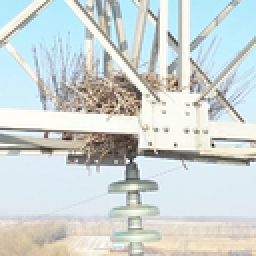
%> input picture pic/v1.png, 128 x 128 px, shrunk from 256 x 256 before the run (shown 2 times larger)
$ octave test_x2.m   (GNU Octave 9; MATLAB toolbox functions it lacks are replaced by stand-ins)
%> lines starting %> are read from the running program, lines starting %| are printed output that depends on the picture; in (x1, y1, x2, y2) boxes, pixels count from 0 and x2, y2 are one past the last pixel; in counts of white or black regions, pixels touching at a corner belong together; the program's own positions count from 1
### src/tpencrypt.m
function C = tpencrypt(P,K)
%TPENCRYPT 加密图像
%   K = [x0, y0, x1, y1]
% P为输入的明文图像，K为输入密钥，C为输出的密文图像

    [M, N] = size(P); P = double(P); n = 3 * M * N; s = zeros(1, n);
    h = 0.002; t = 1000;
    a1=0.9;b1=0.7;c1=0.6;  % 设置控制参数
    a2=1.2;b2=1.5;c2=0.8;
    x0 = K(1); y0 = K(2);
    for i = 1:n + t
        x1=mod(exp(a1)*y0+exp(b1)*(y0+c1)^2,1);
        y1=mod(exp(a2)*x0+exp(b2)*(x0+c2)^3,1);
        x0 = x1; y0 = y1;
        if i > t
            s(i - t) = x1;
            if mod((i - t), 3000) == 0
                x0 = x0 + h * sin(y0);
            end
        end
    end  % 生成混沌序列
    % 序列X
    X = mod(floor((s(1:M * N) + 100) * 10 ^ 10), M * N) + 1;
    % 序列XT
    XT = mod(floor((s(M * N + 1:2 * M * N) + 100) * 10 ^ 10), M * N) + 1;
    % 序列SBT
    SBT = mod(floor((s(2*M*N+1:3*M*N)+100)*10^10),256)+1;

    [~, idx] = unique(X); X1 = zeros(1, M * N);
    X1(1 : length(idx)) = X(sort(idx));
    X1(length(idx) + 1 : M * N) = setdiff(1:M * N, X1);
    X = X1;

    [~, idx] = unique(XT); XT1 = zeros(1, M * N);
    XT1(1:length(idx)) = XT(sort(idx));
    XT1(length(idx) + 1:M * N) = setdiff(1:M * N, XT1);
    XT = XT1;

    % S-Box构建
    keys = [K(3),K(4)];
    S = sboxgen(M,N,keys); % S-Box构建结果

    % 二维图像展开成一维向量后的无重复置乱
    A = P(:);
    for i = 1:floor(M * N / 2)
        t = A(X(i)); A(X(i)) = A(X(M * N - i + 1)); A(X(M * N - i + 1)) = t;
    end

    % 利用生成的S-Box进行扩散处理
    sx = S(:);
    B = zeros(M, N); C = zeros(M, N);
    B0=0;B(1)=bitxor(bitxor(B0,sx(1)),A(1));
    for i=2:M*N
        B(i) = bitxor(bitxor(B(i-1),sx(SBT(i))),A(i));
    end

    C0=0;C(M*N)=bitxor(bitxor(C0,sx(SBT(M*N))),B(M*N));
    for i=M*N-1:-1:1
        C(i) = bitxor(bitxor(C(i+1),sx(SBT(i))),B(i));
    end

    % 无重复置乱
    for i = 1:floor(M * N / 2)
        t = C(XT(i)); C(XT(i)) = C(XT(M * N - i + 1)); C(XT(M * N - i + 1)) = t;
    end

    C=reshape(C,M,N);C=uint8(C);

end

### src/sboxgen.m
function S = sboxgen(M,N,K)
% 基于混沌序列的S-box生成

    n = M * N; s = zeros(1, n); % 混沌序列生成
    h = 0.002; t = 3000;
    a1=0.9;b1=0.7;c1=0.6;
    a2=1.2;b2=1.5;c2=0.8;
    x0 = K(1); y0 = K(2);
    for i = 1:n + t
        x1=mod(exp(a1)*y0+exp(b1)*(y0+c1)^2,1);
        y1=mod(exp(a2)*x0+exp(b2)*(x0+c2)^3,1);
        x0 = x1; y0 = y1;
        if i > t
            s(i - t) = x1;
            if mod((i - t), 3000) == 0
                x0 = x0 + h * sin(y0);
            end
        end
    end

    % S-Box构建
    list(1:256) = s(1:256);list1(1:128) = s(257:257+127);
    list2(1:128) = s(257+127:257+127*2);
    [~,L]=sort(list);[~,L1]=sort(list1);[~,L2]=sort(list2);
    L = mod(L,256);L1 = mod(L1,128);L2 = mod(L2,128);
    L1 = L1 + 128;L2 = L2 + 128;
    S1 = reshape(L,16,16); a1 = S1';

    s1 = a1(:); % 进行置乱
    for i=1:128
        t = s1(i);s1(i) = s1(L1(i));s1(L1(i)) = t;
    end

    S2 = reshape(s1,16,16); a2 = S2';
    s2 = a2(:);
    for i=1:128
        t = s2(i);s2(i) = s2(L2(i));s2(L2(i)) = t;
    end

    S = reshape(s2,16,16); % S-Box构建结果
end

### src/test_x2.m
% 图像直方图x^2检验
clc;clear;close all;
P = imread('../pic/v1.png'); % 以v1图像为例
%> P is the input picture: size 128x128x3 uint8; mean R, G, B 204.8, 213.3, 211.5
P = rgb2gray(P);
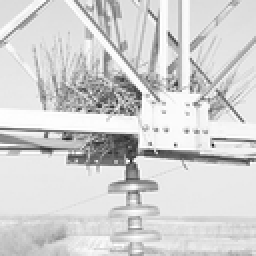
%> P: size 128x128 uint8 (shown 2 times larger); min 28, max 255, mean 210.5
K=[0.1,0.2,0.3,0.4]; % 密钥

C=tpencrypt(P,K);
%> the loop in tpencrypt, `for i = 1:floor(M * N / 2)` made 8192 passes
%> t on passes 1 to 3: 233, 233, 235
%> in tpencrypt, `B(1)=bitxor(bitxor(B0,sx(1)),A(1))`:
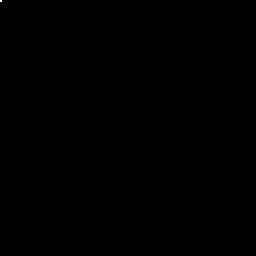
%> B: size 128x128 double (shown 2 times larger); values 0 (black) and 66 (white), 0.01% white in thin lines or dots, all inside (x1, y1, x2, y2) = (0, 0, 1, 1)
%> after the loop in tpencrypt, `for i=2:M*N`:
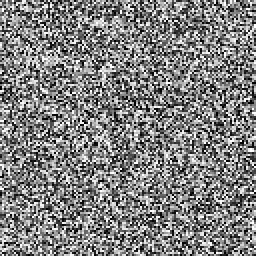
%> B: size 128x128 double (shown 2 times larger); min 0, max 255, mean 128.8
%> in tpencrypt, `C(M*N)=bitxor(bitxor(C0,sx(SBT(M*N))),B(M*N))`: C: size 128x128 double; values 0 (black) and 118 (white), 0.01% white in thin lines or dots, all inside (x1, y1, x2, y2) = (127, 127, 128, 128)
%> after the loop in tpencrypt, `for i=M*N-1:-1:1`:
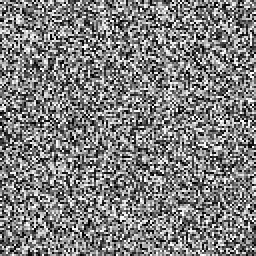
%> C: size 128x128 double (shown 2 times larger); min 0, max 255, mean 126.8
%> the loop in tpencrypt, `for i = 1:floor(M * N / 2)` made 8192 passes
%> t on passes 1 to 3: 52, 172, 38
%> after the loop in tpencrypt, `for i = 1:floor(M * N / 2)`:
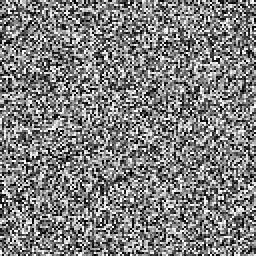
%> C: size 128x128 double (shown 2 times larger); min 0, max 255, mean 126.8; mean of the top-left, top-right, bottom-left and bottom-right quarters 126.6, 127.5, 125.5, 127.6

[M,N] = size(P); g = M*N/256;
P = double(P);C = double(C);
fp1 = hist(P(:),256);chai1 = sum((fp1 - g).^2)/g  % 明文
fc1 = hist(C(:),256);chaic1 = sum((fc1 - g).^2)/g % 密文

$ run again, with pic/v2.png copied over pic/v1.png
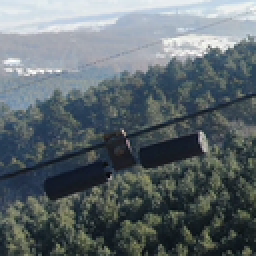
%> input picture pic/v2.png, 128 x 128 px, shrunk from 256 x 256 before the run (shown 2 times larger)
%> P is the input picture: size 128x128x3 uint8; mean R, G, B 95.5, 105.3, 109.9
%> the loop in tpencrypt, `for i = 1:floor(M * N / 2)` made 8192 passes
%> t on passes 1 to 3: 37, 52, 101
%> after the loop in tpencrypt, `for i=M*N-1:-1:1`:
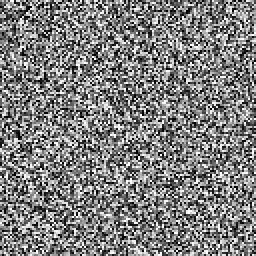
%> C: size 128x128 double (shown 2 times larger); min 0, max 255, mean 126.9
%> the loop in tpencrypt, `for i = 1:floor(M * N / 2)` made 8192 passes
%> t on passes 1 to 3: 11, 45, 196
%> after the loop in tpencrypt, `for i = 1:floor(M * N / 2)`:
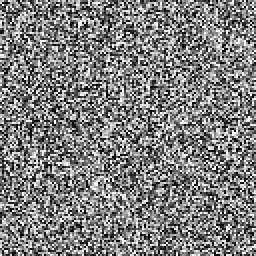
%> C: size 128x128 double (shown 2 times larger); min 0, max 255, mean 126.9; mean of the top-left, top-right, bottom-left and bottom-right quarters 124.8, 129.5, 127.9, 125.2

$ run again, with pic/v3.png copied over pic/v1.png
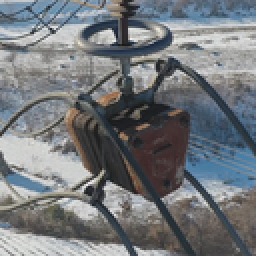
%> input picture pic/v3.png, 128 x 128 px, shrunk from 256 x 256 before the run (shown 2 times larger)
%> P is the input picture: size 128x128x3 uint8; mean R, G, B 115.8, 119.8, 123.6
%> the loop in tpencrypt, `for i = 1:floor(M * N / 2)` made 8192 passes
%> t on passes 1 to 3: 127, 157, 127
%> after the loop in tpencrypt, `for i=M*N-1:-1:1`:
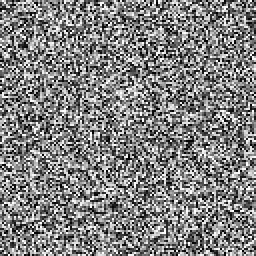
%> C: size 128x128 double (shown 2 times larger); min 0, max 255, mean 128.7
%> the loop in tpencrypt, `for i = 1:floor(M * N / 2)` made 8192 passes
%> t on passes 1 to 3: 237, 123, 181
%> after the loop in tpencrypt, `for i = 1:floor(M * N / 2)`:
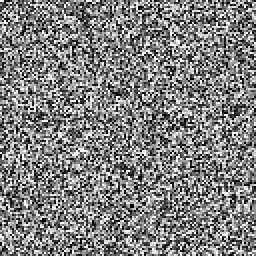
%> C: size 128x128 double (shown 2 times larger); min 0, max 255, mean 128.7; mean of the top-left, top-right, bottom-left and bottom-right quarters 128.6, 128, 129, 129.1

$ run again, with pic/v4.png copied over pic/v1.png
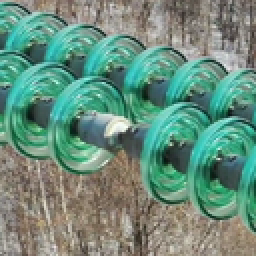
%> input picture pic/v4.png, 128 x 128 px, shrunk from 256 x 256 before the run (shown 2 times larger)
%> P is the input picture: size 128x128x3 uint8; mean R, G, B 106.3, 141.9, 125.3
%> the loop in tpencrypt, `for i = 1:floor(M * N / 2)` made 8192 passes
%> t on passes 1 to 3: 114, 121, 154
%> after the loop in tpencrypt, `for i=M*N-1:-1:1`:
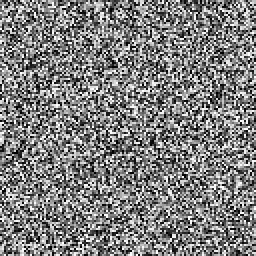
%> C: size 128x128 double (shown 2 times larger); min 0, max 255, mean 126.6
%> the loop in tpencrypt, `for i = 1:floor(M * N / 2)` made 8192 passes
%> t on passes 1 to 3: 233, 219, 159
%> after the loop in tpencrypt, `for i = 1:floor(M * N / 2)`:
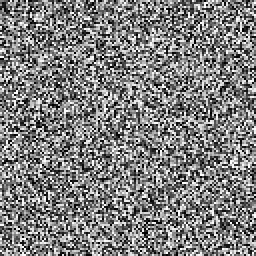
%> C: size 128x128 double (shown 2 times larger); min 0, max 255, mean 126.6; mean of the top-left, top-right, bottom-left and bottom-right quarters 125.3, 128.1, 126.5, 126.6
